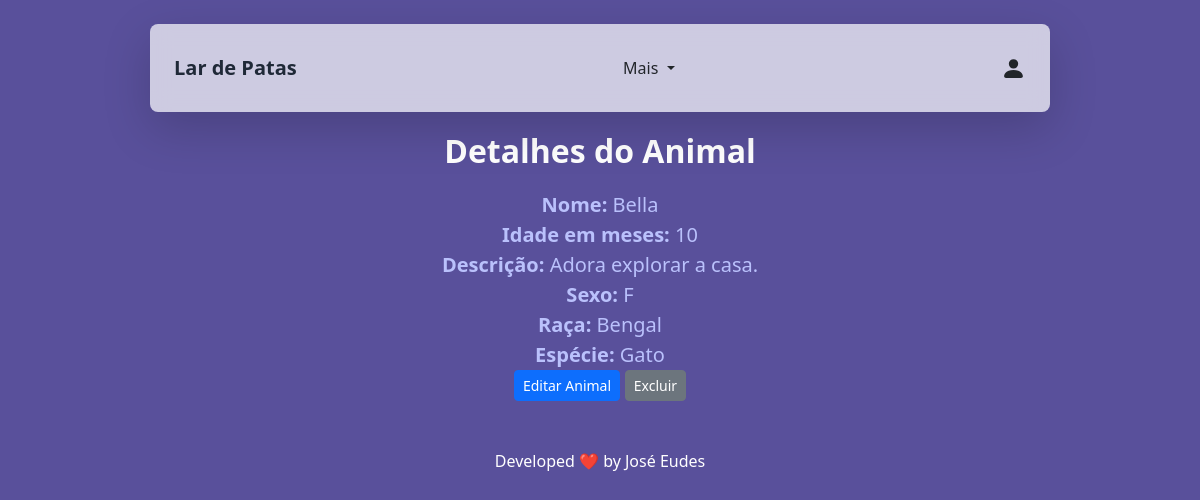
Page /animal/detalhes/4/ (signed in) on the committed database.
### animais/models.py (models this page shows)
class Animal(models.Model):
    nome = models.CharField(max_length=100)
    idade_em_meses = models.IntegerField(validators=[validar_idade_em_meses], default=0 ) # idade em meses do animal
    raca = models.CharField(max_length=100)
    descricao = models.TextField()
    sexo = models.CharField(
        max_length=1,
        choices=[("M", "Macho"), ("F", "Fêmea")],
        default="M",
    )
    especie =  models.ForeignKey (Especie, on_delete=models.CASCADE)

class Especie(models.Model):
    nome = models.CharField(max_length=100)
    def __str__(self):
        return self.nome

### animais/views.py (the view)
# urls.py: path('animal/detalhes/<int:pk>/', detalhes_animal, name='detalhes_animal'),
@login_required
def detalhes_animal(request, pk):
    animal = get_object_or_404(Animal, pk=pk)
    return render(request, 'detalhes_Animal.html', {'Animal': animal})

### animais/templates/detalhes_animal.html (shortened to what this page needs)
{% extends 'base.html' %}
{% block content %}
{% load static %}
<link href="{% static 'css/styles.css' %}" rel="stylesheet">
   <h2>Detalhes do Animal</h2>
   <div class="detalhe_text">
      <p><strong>Nome:</strong> {{ Animal.nome }}</p>
      <p><strong>Idade em meses:</strong> {{ Animal.idade_em_meses }}</p>
      <p><strong>Descrição:</strong> {{ Animal.descricao }}</p>
      <p><strong>Sexo:</strong> {{ Animal.sexo }}</p>
      <p><strong>Raça:</strong> {{ Animal.raca }}</p>
      <p><strong>Espécie:</strong> {{ Animal.especie }}</p>
      <button type="button" class="btn btn-primary btn-sm"><a href="{% url 'atualizar_animal' Animal.pk %}">Editar Animal</a></button>
      <button type="button" class="btn btn-secondary btn-sm"><a href="{% url 'excluir_animal' Animal.pk %}" onclick="return confirm('Tem certeza que deseja excluir este produto?');">Excluir</a></button>
   </div>
{% endblock %}

### static/css/styles.css (style rules this page uses)
h2 { font-size: 2rem; font-weight: bold; color: #ffffff; text-align: center; margin-bottom: 20px; margin-top: 60px; }
body { padding-top: 4.5rem; background: linear-gradient(135deg, #59509b 90%, #23234d 50%); min-height: 100vh; }
.detalhe_text { font-size: 18px; color: #4CAF50; margin: 0 auto; text-align: center; line-height: 1.5; width: 80%; }
.detalhe_text p { font-size: 20px; color: #bac1fc; }

### rows in the picture
Animal: nome "Bella", idade_em_meses "10", descricao "Adora explorar a casa.", sexo "F", raca "Bengal", especie "Gato"
